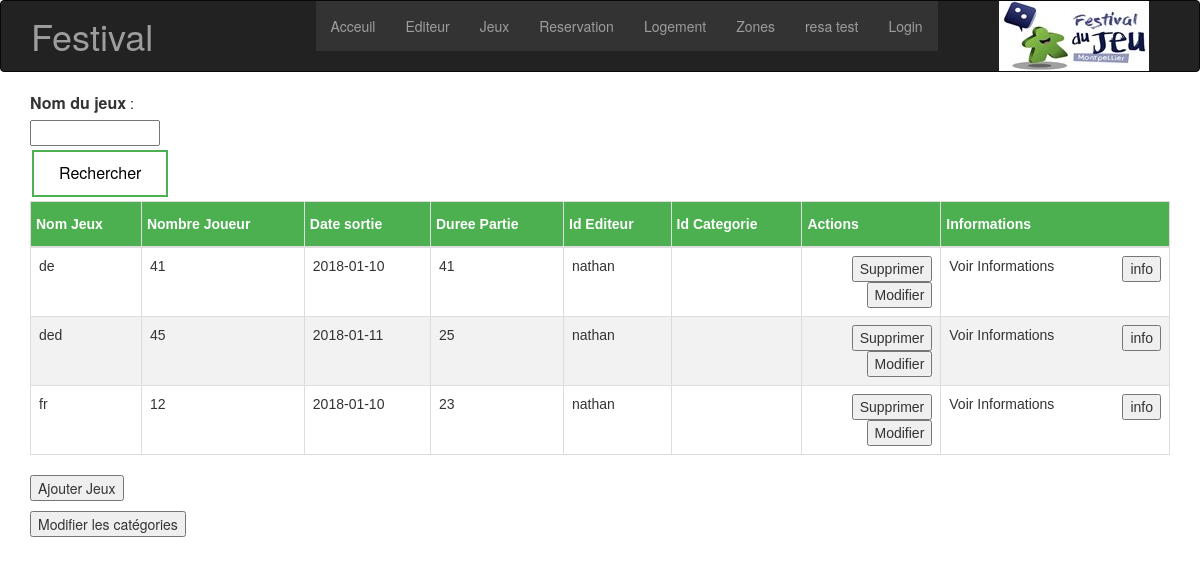
/jeux.php, run on the app's committed database.
### tables this page shows
CREATE TABLE jeux(
	NumJeux int NOT NULL UNIQUE AUTO_INCREMENT,
	FestivalJeux int,
	NomJeux varchar(255),
	NombreJoueur int,
	DateSortie date,
	DureePartie int,
	NumEditeur int NOT NULL,
	CodeCategorie int NOT NULL,
	CommentaireJeux varchar (999),
	PRIMARY KEY (NumJeux)
);

CREATE TABLE editeur(
	NumEditeur int NOT NULL UNIQUE AUTO_INCREMENT,
	NomEditeur varchar(255),
	VilleEditeur varchar(255),
	RueEditeur varchar(255),
	CodePostaleEditeur varchar(255),
	PRIMARY KEY (NumEditeur)
	
);

### jeux.php (the view, shortened to what this page needs)
<?php
    include'inc/header.php';
    $myPDO = new PDO('mysql:host=localhost;dbname=piscine', 'root', '');
    $sqlannee = "SELECT * from Festival where Courant = '1' ";
	$annee1 = $myPDO->query($sqlannee);
	$Festival = $annee1->fetch();
	$annee = $Festival['AnneeFestival'];
    $sql1 = 'SELECT * FROM `jeux` WHERE FestivalJeux = \''.$annee.'\''  ;
    $k = $myPDO->query($sql1);
    ?>
        <div class="container">
            <form method="POST" action="InfoJeux.php">
                <label for="NomJeux" style="font-size: 16px">Nom du jeux</label> :
                <input type="text" name="nomJeux" id="nomJeux"  >
                <input type="submit" class = "recherche" style="left:20px;" id="recherche" value="Rechercher" /></button>
            </form>
            <table class="table table-bordered table-condensed" id="jeux">
                <thead>
                    <tr>
                        <th>Nom Jeux</th>
                        <th>Nombre Joueur</th>
                        <th>Date sortie</th>
                        <th>Duree Partie</th>
                        <th>Id Editeur</th>
                        <th>Id Categorie</th>
                        <th>Actions</th>
                        <th>Informations</th>
                    </tr>
                </thead>
                <tbody>
                    <?php while ($r = $k->fetch()): ?>
				<?php
				$nomCat = 'SELECT * from categorie WHERE CodeCategorie = \'' . $r['CodeCategorie'] . '\' ';
				$nomCat = $myPDO->query($nomCat);
				$nomCat = $nomCat->fetch();
				$nomCat= $nomCat['NomCategorie'];
				?>
				<?php
				$nomE = 'SELECT * from editeur WHERE NumEditeur = \'' . $r['NumEditeur'] . '\' ';
				$nomE = $myPDO->query($nomE);
				$nomE = $nomE->fetch();
				$nomE= $nomE['NomEditeur'];
				?>
			<tr>
                            <td><?php echo htmlspecialchars($r["NomJeux"]) ?></td>
                            <td><?php echo htmlspecialchars($r['NombreJoueur']); ?></td>
                            <td><?php echo htmlspecialchars($r['DateSortie']); ?></td>
                            <td><?php echo htmlspecialchars($r['DureePartie']); ?></td>
                            <td><?php echo htmlspecialchars($nomE); ?></td>
                            <td><?php echo htmlspecialchars($nomCat); ?></td>
                            <td>
                                <form method="POST" action="supJeux.php">
                                    <input type="submit" style="float:right;" id="suppr" value="Supprimer" />
                                </form>
                                <form method="POST" action="modifJeux.php">
                                    <input type="submit" style="float:right;" id="modif" value="Modifier" />
                                </form>
                            </td>
                            <td>
                                <form method="POST" action="InfoJeux.php">
                                    <input type="submit" style="float:right;" id="info" value="info" />Voir Informations</button>
                                </form>
                            </td>
                        </tr>
                    <?php endwhile; ?>
                </tbody>
            </table>
        <middle>
            <form method="POST" action="ajoutJeux.php">
            <button type="submit">Ajouter Jeux</button>
        </form>
<p>
 <form method="POST" action="categorie.php">
            <input type="submit" value="Modifier les catégories" />
  </form>
</p>
        </middle>
    </div>
</body>
</html>

### inc/header.php (shortened to what this page needs)
<!DOCTYPE html>
<html lang="en">
<head>
	<link rel="stylesheet" href="style-acceuil.css">
	<link rel="stylesheet" href="css/bootstrap.css">
</head>
<body>
	<header>
		<div class="top">
			<nav class=" navbar navbar-dynamic-top navbar navbar-inverse" role= "navigation" id="header">
				<div class="container-fluid">
					<div class="row">
						<img src="inc/logo.jpg">
							<div class="col-md-3">
								<h1 class="navbar-text">Festival</h1>
							</div>
							<div class="col-md-7">
								<ul class="nav navbar-nav">
								  <li><a href="acceuil.php">Acceuil</a></li>
								  <li><a href="editeur.php">Editeur</a></li>
								  <li><a href="jeux.php">Jeux</a></li>
								  <li><a href="reservation.php">Reservation</a></li>
								  <li><a href="logement.php">Logement</a></li>
								  <li><a href="zone.php">Zones</a></li>
								  <li><a href="ChoixEditeurResa.php">resa test</a></li>
								  <li><a href="login.php">Login</a></li>
								</ul>
							</div>
						</div>
					</div>
				</div>
	</header>

### style-acceuil.css (style rules this page uses)
ul { list-style-type: none; margin: 0; padding: 0; overflow: hidden; background-color: #333; }
li { float: left; }
li a { display: block; color: white; text-align: center; padding: 14px 16px; text-decoration: none; }

### jeux.php (style rules this page uses)
#jeux { font-family: "Trebuchet MS", Arial, Helvetica, sans-serif; border-collapse: collapse; width: 100%; }
#jeux td, #editeur th { border: 1px solid #ddd; padding: 8px; }
#jeux tr:nth-child(even) { background-color: #f2f2f2; }
#jeux th { padding-top: 12px; padding-bottom: 12px; text-align: left; background-color: #4CAF50; color: white; }
.recherche { background-color: #4CAF50; border: none; color: white; padding: 10px 25px; text-align: center; text-decoration: none; display: inline-block; font-size: 16px; margin: 4px 2px; -webkit-transition-duration: 0.4s; transition-duration: 0.4s; cursor: pointer; }
.recherche { background-color: white; color: black; border: 2px solid #4CAF50; }
input[type=text] { width: 130px; -webkit-transition: width 0.4s ease-in-out; transition: width 0.4s ease-in-out; }

### data on the page
jeux: NomJeux "de", NombreJoueur "41", DateSortie "2018-01-10", DureePartie "41", editeur.NomEditeur "nathan"
jeux: NomJeux "ded", NombreJoueur "45", DateSortie "2018-01-11", DureePartie "25", editeur.NomEditeur "nathan"
jeux: NomJeux "fr", NombreJoueur "12", DateSortie "2018-01-10", DureePartie "23", editeur.NomEditeur "nathan"
